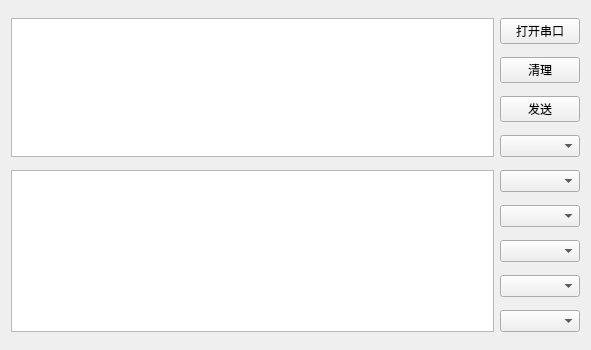
<?xml version="1.0" encoding="UTF-8"?>
<ui version="4.0">
 <class>QSPDA</class>
 <widget class="QWidget" name="QSPDA">
  <property name="geometry">
   <rect>
    <x>0</x>
    <y>0</y>
    <width>591</width>
    <height>350</height>
   </rect>
  </property>
  <property name="windowTitle">
   <string>QSPDA</string>
  </property>
  <layout class="QGridLayout" name="gridLayout">
   <item row="0" column="0" rowspan="4">
    <widget class="QTextEdit" name="m_textEdit_dataReceivingList">
     <property name="styleSheet">
      <string notr="true"/>
     </property>
     <property name="html">
      <string>&lt;!DOCTYPE HTML PUBLIC &quot;-//W3C//DTD HTML 4.0//EN&quot; &quot;http://www.w3.org/TR/REC-html40/strict.dtd&quot;&gt;
&lt;html&gt;&lt;head&gt;&lt;meta name=&quot;qrichtext&quot; content=&quot;1&quot; /&gt;&lt;style type=&quot;text/css&quot;&gt;
p, li { white-space: pre-wrap; }
&lt;/style&gt;&lt;/head&gt;&lt;body style=&quot; font-family:'SimSun'; font-size:9pt; font-weight:400; font-style:normal;&quot;&gt;
&lt;p style=&quot;-qt-paragraph-type:empty; margin-top:0px; margin-bottom:0px; margin-left:0px; margin-right:0px; -qt-block-indent:0; text-indent:0px;&quot;&gt;&lt;br /&gt;&lt;/p&gt;&lt;/body&gt;&lt;/html&gt;</string>
     </property>
    </widget>
   </item>
   <item row="0" column="1">
    <widget class="QPushButton" name="m_pushButton_open">
     <property name="text">
      <string>打开串口</string>
     </property>
    </widget>
   </item>
   <item row="1" column="1">
    <widget class="QPushButton" name="m_pushButton_clear">
     <property name="text">
      <string>清理</string>
     </property>
    </widget>
   </item>
   <item row="2" column="1">
    <widget class="QPushButton" name="m_pushButton_send">
     <property name="text">
      <string>发送</string>
     </property>
    </widget>
   </item>
   <item row="3" column="1">
    <widget class="QComboBox" name="m_comboBox_portBox">
     <property name="toolTip">
      <string>&lt;html&gt;&lt;head/&gt;&lt;body&gt;&lt;pre style=&quot; margin-top:12px; margin-bottom:12px; margin-left:0px; margin-right:0px; -qt-block-indent:0; text-indent:0px;&quot;&gt;&lt;span style=&quot; font-family:'Courier New';&quot;&gt;设置串口&lt;/span&gt;&lt;/pre&gt;&lt;/body&gt;&lt;/html&gt;</string>
     </property>
    </widget>
   </item>
   <item row="4" column="0" rowspan="5">
    <widget class="QTextEdit" name="m_textEdit_dataSendBox"/>
   </item>
   <item row="4" column="1">
    <widget class="QComboBox" name="m_comboBox_baudBox">
     <property name="toolTip">
      <string>&lt;html&gt;&lt;head/&gt;&lt;body&gt;&lt;pre style=&quot; margin-top:12px; margin-bottom:12px; margin-left:0px; margin-right:0px; -qt-block-indent:0; text-indent:0px;&quot;&gt;&lt;span style=&quot; font-family:'Courier New';&quot;&gt;波特率下拉菜单&lt;/span&gt;&lt;/pre&gt;&lt;/body&gt;&lt;/html&gt;</string>
     </property>
    </widget>
   </item>
   <item row="5" column="1">
    <widget class="QComboBox" name="m_comboBox_bitNumBox">
     <property name="toolTip">
      <string>&lt;html&gt;&lt;head/&gt;&lt;body&gt;&lt;pre style=&quot; margin-top:12px; margin-bottom:12px; margin-left:0px; margin-right:0px; -qt-block-indent:0; text-indent:0px;&quot;&gt;&lt;span style=&quot; font-family:'Courier New';&quot;&gt;设置数据位数&lt;/span&gt;&lt;/pre&gt;&lt;/body&gt;&lt;/html&gt;</string>
     </property>
    </widget>
   </item>
   <item row="6" column="1">
    <widget class="QComboBox" name="m_comboBox_parityBox">
     <property name="toolTip">
      <string>&lt;html&gt;&lt;head/&gt;&lt;body&gt;&lt;pre style=&quot; margin-top:12px; margin-bottom:12px; margin-left:0px; margin-right:0px; -qt-block-indent:0; text-indent:0px;&quot;&gt;&lt;span style=&quot; font-family:'Courier New';&quot;&gt;设置奇偶校验&lt;/span&gt;&lt;/pre&gt;&lt;/body&gt;&lt;/html&gt;</string>
     </property>
    </widget>
   </item>
   <item row="7" column="1">
    <widget class="QComboBox" name="m_comboBox_stopBox">
     <property name="toolTip">
      <string>&lt;html&gt;&lt;head/&gt;&lt;body&gt;&lt;pre style=&quot; margin-top:12px; margin-bottom:12px; margin-left:0px; margin-right:0px; -qt-block-indent:0; text-indent:0px;&quot;&gt;&lt;span style=&quot; font-family:'Courier New';&quot;&gt;设置停止位&lt;/span&gt;&lt;/pre&gt;&lt;/body&gt;&lt;/html&gt;</string>
     </property>
    </widget>
   </item>
   <item row="8" column="1">
    <widget class="QComboBox" name="m_comboBox_flowControl">
     <property name="toolTip">
      <string>&lt;html&gt;&lt;head/&gt;&lt;body&gt;&lt;p&gt;设置流控制&lt;/p&gt;&lt;/body&gt;&lt;/html&gt;</string>
     </property>
    </widget>
   </item>
  </layout>
 </widget>
 <layoutdefault spacing="6" margin="11"/>
 <resources/>
 <connections/>
</ui>
